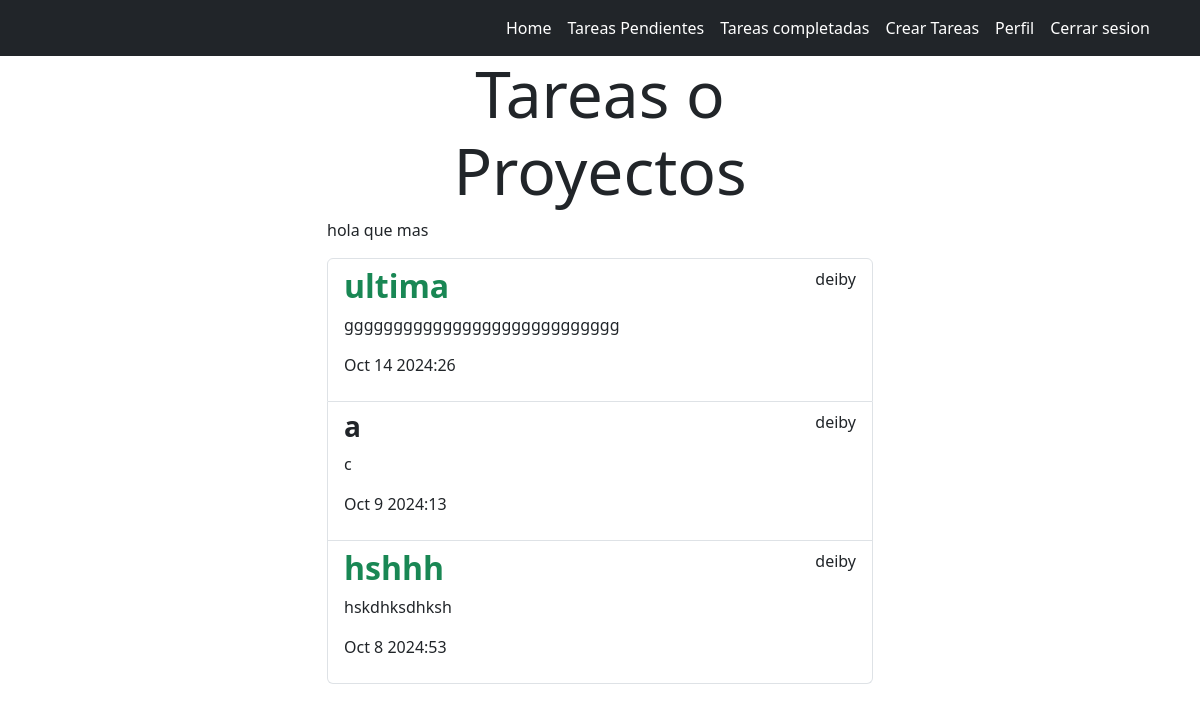
/tasks_completa/ (signed in), run on an earlier commit of the app's database.
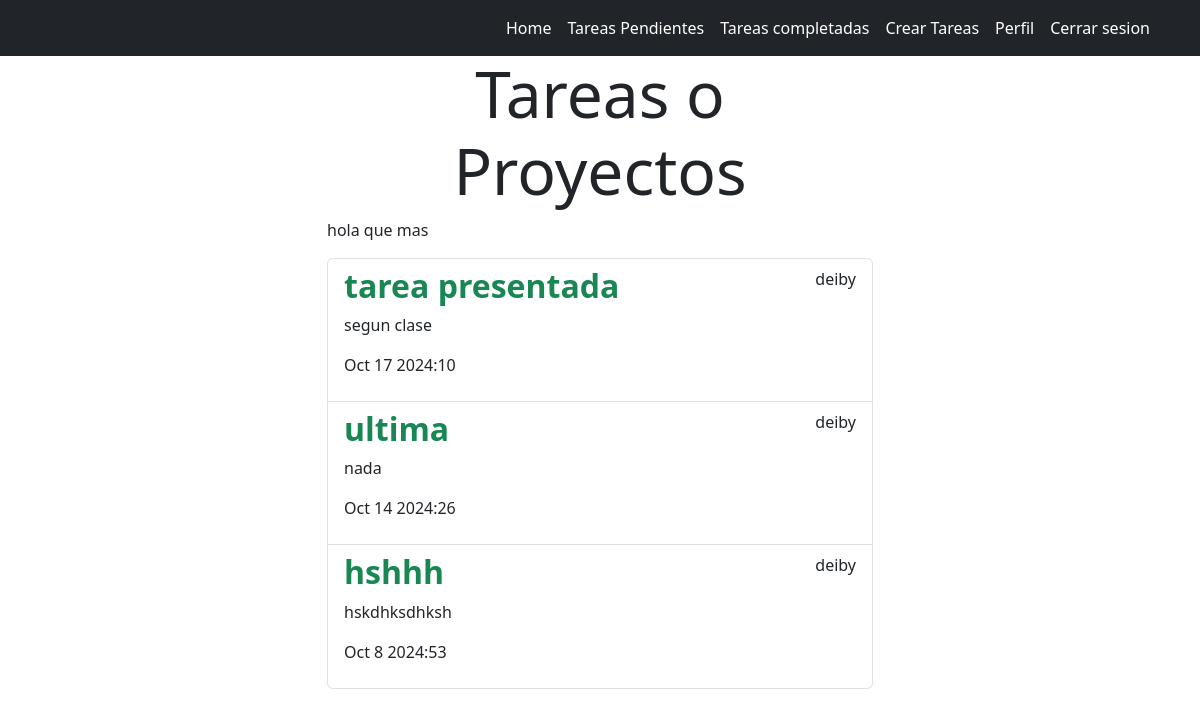
And on a later commit of the database.
### tasks/models.py (models this page shows, shortened)
class tarea(models.Model):
    Titulo = models.CharField(max_length=100)
    descripcion  = models.TextField(blank=True)
    creada = models.DateTimeField (auto_now_add=True)
    completada = models.DateTimeField(null=True, blank=True)
    importante = models.BooleanField(default=False)
    usuario = models.ForeignKey(User, on_delete= models.CASCADE)

### tasks/views.py (the view)
# urls.py: path('tasks_completa/', views.tasks_completa, name='task_completa'),
@login_required
def tasks_completa(request):
    tasks = tarea.objects.filter(usuario=request.user, completada__isnull=False).order_by('-completada') #completada__isnull=True filtar por tareas completadas
    return render(request,'tasks.html', {'tasks':tasks})

### tasks/templates/tasks.html
{% extends 'base.html' %}
{% block content %}
<main class="container">
    <div class="row">
        <div class="col-md-6 offset-md-3">
            <h1 class="text-center display-3">Tareas o Proyectos </h1>
            <p>hola que mas</p>
            <ul class="list-group">
                {% for tarea in tasks %}
                <a class="list-group-item" href="{% url 'task_detail' tarea.id %}">
                    <header class="d-flex justify-content-between">
                        {% if tarea.importante %}
                        <h2 class="fw-bold text-success">{{tarea.Titulo}}</h2>
                        {% else %}
                        <h3 class="fw-bold">{{tarea.Titulo}}</h3>
                        {% endif %}
                        <p>{{tarea.usuario}}</p>
                    </header>
                    <p>{{tarea.descripcion}}</p>
                    <p>{{tarea.completada|date:'M j Y:i'}}</p>
                </a>
                {% endfor %}
            </ul>
        </div>
    </div>
</main>
{% endblock %}

### tasks/templates/Base.html (shortened to what this page needs)
<!DOCTYPE html>
<html lang="en">
<head>
    <link href="https://cdn.jsdelivr.net/npm/bootstrap@5.3.3/dist/css/bootstrap.min.css" rel="stylesheet">
</head>
<body>
    <nav class="navbar navbar-expand-lg navbar-dark bg-dark">
        <div class="container">
          <div class="collapse navbar-collapse" id="navbarNav">
            <ul class="navbar-nav ms-auto">
                <li class="nav-item">
                    <a class="nav-link active" aria-current="page" href="/">Home</a>
                </li>
                {% if user.is_authenticated %}
                <li class="nav-item">
                    <a class="nav-link active" aria-current="page" href="/tasks">Tareas Pendientes</a>
                </li>
                <li class="nav-item">
                    <a class="nav-link active" aria-current="page" href="/tasks_completa">Tareas completadas</a>
                </li>
                <li class="nav-item">
                    <a class="nav-link active" aria-current="page" href="/create">Crear Tareas</a>
                </li>
                <li class="nav-item">
                    <a class="nav-link active" aria-current="page" href="/profile">Perfil</a>
                </li>
                <li class="nav-item">
                    <a class="nav-link active" aria-current="page" href="/logout">Cerrar sesion</a>
                </li>
                {% endif %}
            </ul>
           </nav>
    {% block content %}
   {% endblock %}
</body>
</html>

What changed in the data, as far as the page shows it:
changed tarea: importante False → True (drawn); descripcion "c" → "segun clase"; completada "Oct 9 2024:13" → "Oct 17 2024:10"; Titulo "a" → "tarea presentada"; moves up the list
changed tarea "ultima": descripcion "gggggggggggggggggggggggggggg" → "nada"
